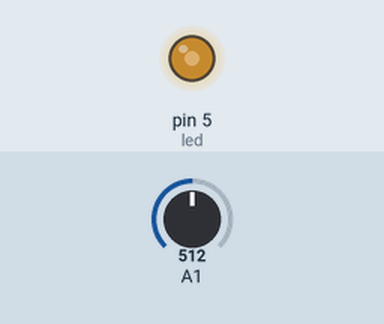
This sketch was run on a simulated Arduino Uno, built with avr-gcc and run on an emulated ATmega328P. Shown: output pins drawn as LEDs (lit = HIGH). The test bench sets the inputs (shaded band); at power-on: A1 = 512.

Above: at 1.2 s.
1.3 s: A1 set to 716
At 2.0 s:
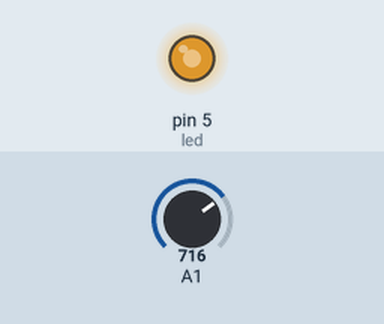
2.8 s: A1 set to 900
At 3.2 s:
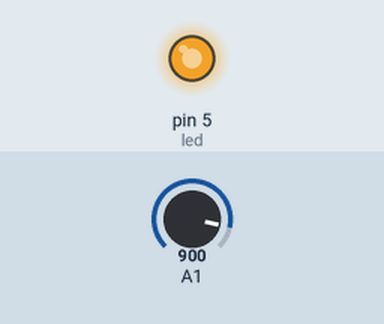
4.3 s: A1 set to 122
At 5.5 s:
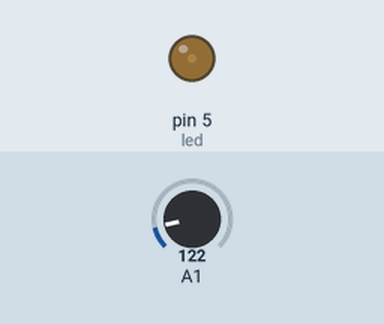
5.8 s: A1 set to 0
At 6.7 s:
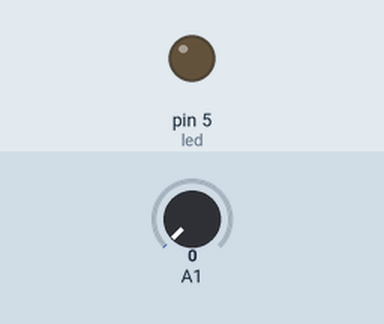
Timing chart, 0 to 8.3 s (numbered marks = the images above; inputs shaded):
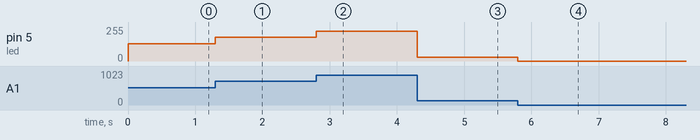

Measured:
- after the input at 1.3 s, pin 5 (led): 128/255 → 179/255 at once
- after the input at 2.8 s, pin 5 (led): 179/255 → 225/255 at once
- after the input at 4.3 s, pin 5 (led): 225/255 → 30/255 at once
- after the input at 5.8 s, pin 5 (led): 30/255 → 0/255 at once

The sketch:

dimming_led.ino
```cpp
int led=5;
int intensity=0;

void setup() {

  pinMode(led,OUTPUT);

}

void loop() {
intensity=analogRead(A1);
analogWrite(led,intensity / 4);

}
```
